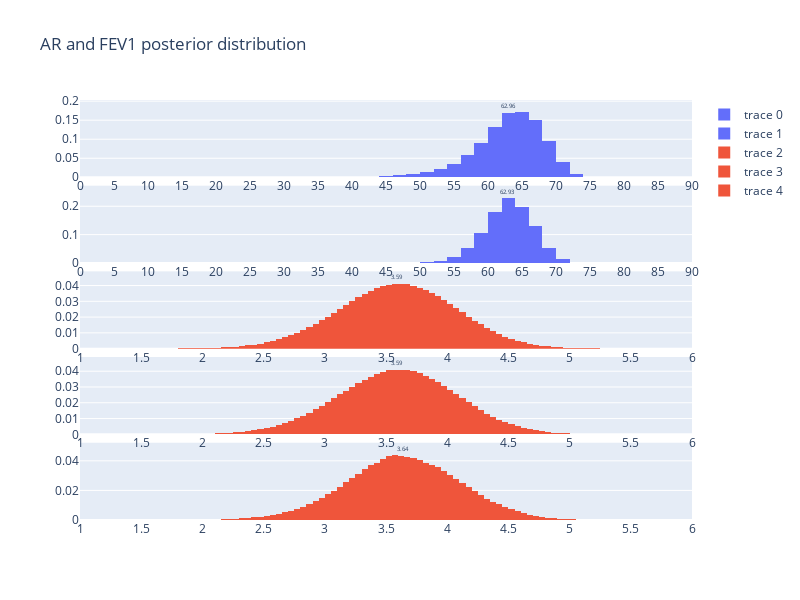

This figure's notebook cell:
### Code cell
(
        _,
        inf_alg,
        HFEV1,
        ecFEV1,
        AR,
        HO2Sat,
        O2SatFFA,
        IA,
        UO2Sat,
        O2Sat,
        ecFEF2575prctecFEV1,
    ) = mb.o2sat_fev1_fef2575_long_model_shared_healthy_vars_and_temporal_ar(
        df.loc[0, "Height"], df.loc[0, "Age"], df.loc[0, "Sex"], ia_prior="breathe", ar_change_cpt_suffix=ar_change_cpt_suffix
    )

HFEV1_final, HO2Sat_final = shared_vars_final
first_m = HFEV1_final.vmessages['2019-01-25']

idx2 = 10
ar1 = df_res_before_convergence.loc[0, "Airway resistance (%)"]
ar2 = df_res_before_convergence.loc[idx2, "Airway resistance (%)"]

fev11 = df_res_before_convergence.loc[0, "Healthy FEV1 (L)"]
fev12 = df_res_before_convergence.loc[idx2, "Healthy FEV1 (L)"]

fig = make_subplots(
    rows=5, cols=1, vertical_spacing=0.02,
)
ih.plot_histogram(
    fig, AR, ar1, AR.a, AR.b, 1, 1, None, "#636EFA"
)
ih.plot_histogram(
    fig, AR, ar2, AR.a, AR.b, 2, 1, None, "#636EFA"
)
ih.plot_histogram(
    fig, HFEV1, HFEV1.cpt, HFEV1.a, HFEV1.b, 3, 1, None, "#EF553B"
)
m = first_m * HFEV1.cpt
m = m / np.sum(m)
ih.plot_histogram(
    fig, HFEV1, m, HFEV1.a, HFEV1.b, 4, 1, None, "#EF553B"
)
ih.plot_histogram(
    fig, HFEV1, fev11, HFEV1.a, HFEV1.b, 5, 1, None, "#EF553B"
)
fig.update_layout(
    title_text="AR and FEV1 posterior distribution",
    height=600,
    width=800,
)
fig.show()
